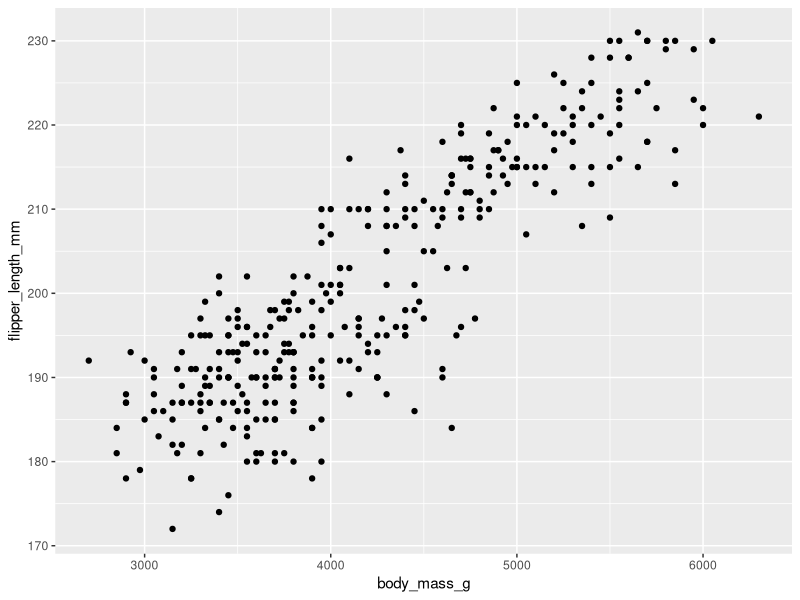
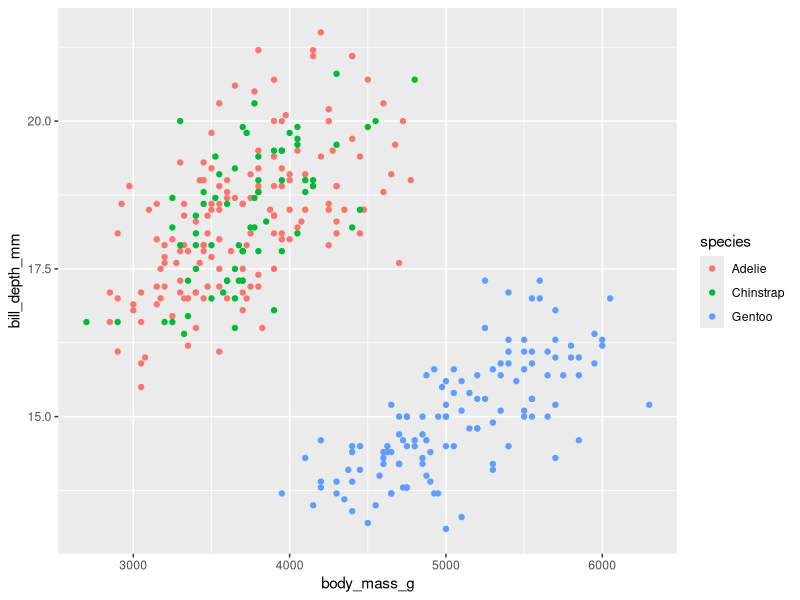
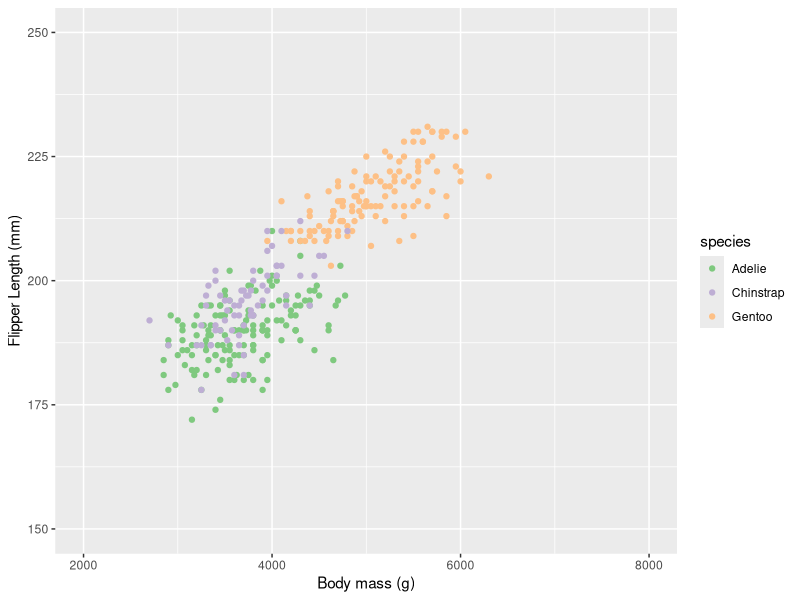
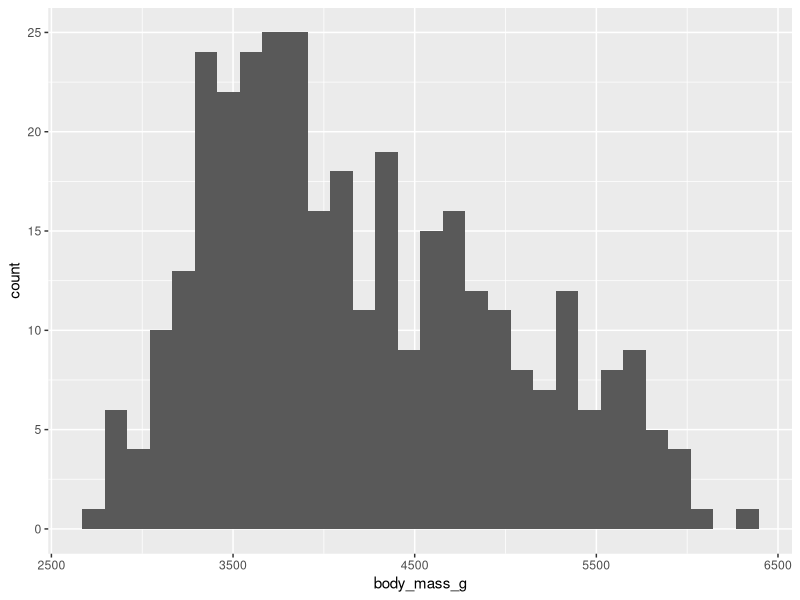
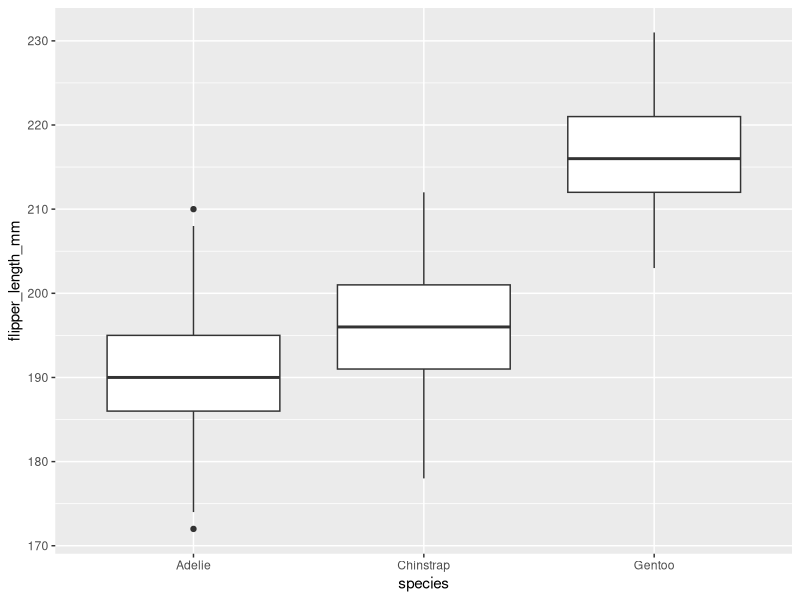
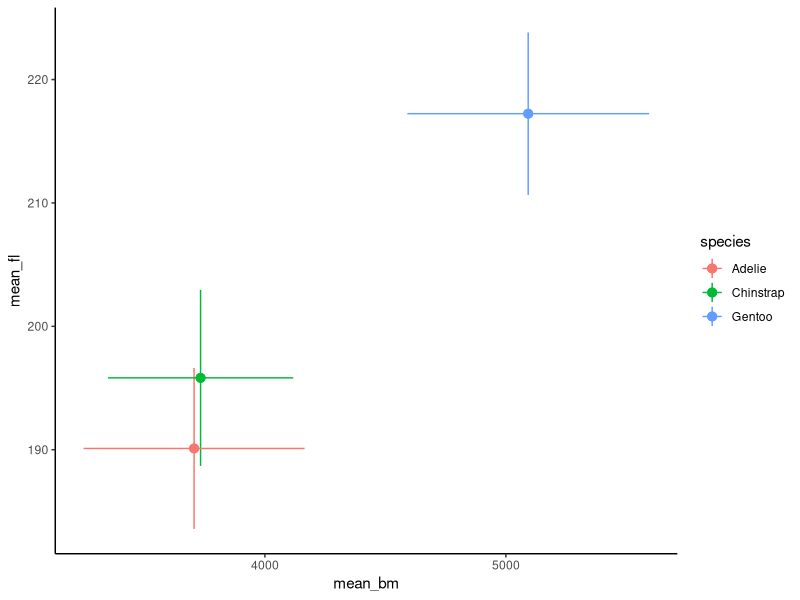

Recreate these plots in R, in order.
## ---- chunk 1

library(palmerpenguins)
library(tidyverse)

traits_r2 <- function(trait1, trait2) {
  summary(lm(trait1 ~ trait2))$r.squared
}

penguins %>% 
  summarize(flipper_bill_r2 = traits_r2(flipper_length_mm, bill_length_mm))
## ---- chunk 2
# Pipeline 1
penguins %>% 
  group_by(species) %>% 
  summarize(flipper_bill_r2 = traits_r2(flipper_length_mm, bill_length_mm))

# Pipeline 2
penguins %>% 
  group_by(species, island) %>% 
  summarize(flipper_bill_r2 = traits_r2(flipper_length_mm, bill_length_mm),
            .groups = "drop")

#Pipeline 3
penguins %>% 
  group_by(species, island, sex) %>% 
  summarize(flipper_bill_r2 = traits_r2(flipper_length_mm, bill_length_mm),
            .groups = "drop")
## ---- chunk 3
set.seed(12345)
penguins2 <- penguins %>% 
  drop_na(sex) %>% 
  sample_n(25)
penguins2[7, 3:6] <- NA

penguins2 %>% 
  group_by(species, island, sex) %>% 
  drop_na() %>% 
  summarize(flipper_bill_r2 = traits_r2(flipper_length_mm, bill_length_mm),
            .groups = "drop")

## ---- chunk 4
library(palmerpenguins)
library(tidyverse)

ggplot(data = penguins, aes(x = body_mass_g, y = flipper_length_mm)) +
  geom_point()

#question 10
ggplot(data = penguins, aes(x = body_mass_g, y = bill_depth_mm, color = species)) +
  geom_point()


## ---- chunk 5
ggplot(data = penguins) +
  # You can also define aesthetics directly inside the geometries
  geom_point(aes(x = body_mass_g, 
                 y = flipper_length_mm,
                 color = species)) +
  # x aesthetic, continuous scale
  scale_x_continuous(
    # change the axis name
    name = "Body mass (g)",
    # change the limits
    limits = c(2000, 8000)
  ) +
  scale_y_continuous(
    name = "Flipper Length (mm)", 
    limits = c(150, 250)
  ) +
  # color aesthetic, manual scale
  scale_color_brewer(palette = "Accent")
## ---- chunk 6
ggplot(data = penguins) + 
  geom_histogram(aes(body_mass_g))

ggplot(data = penguins, aes(x = species, y = flipper_length_mm)) + 
  geom_boxplot()

#create a summary data frame 

penguins %>% 
  group_by(species) %>% 
  drop_na() %>% 
  summarize(mean_fl = mean(flipper_length_mm),
            sd_fl = sd(flipper_length_mm), 
            mean_bm = mean(body_mass_g), 
            sd_bm = sd(body_mass_g)) %>% 
  ggplot(aes(color = species)) + 
  geom_pointrange(aes(x = mean_bm, 
                      y = mean_fl, 
                      ymin = mean_fl - sd_fl,
                      ymax = mean_fl + sd_fl)) + 
  geom_pointrange(aes(x = mean_bm, 
                      y = mean_fl, 
                      xmin = mean_bm - sd_bm, 
                      xmax = mean_bm + sd_bm)) + 
  theme_classic()
                  
